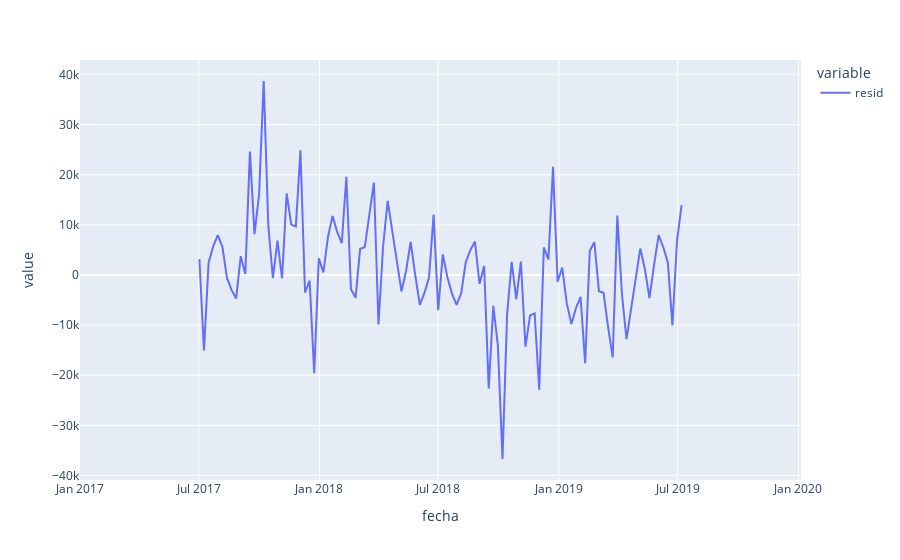

Notebook code cell kept with this figure:
### Code cell
grafico2 = px.line(result.resid)
grafico2.show()

### Figure 1 — Plotly figure (JSON) as saved in the notebook; plotly's stock layout.template omitted (floating-point values rounded to 4 significant figures; data arrays with more than 128 entries replaced by an {"elided": "..."} marker saying what was removed)
{"data": [{"hovertemplate": "variable=resid<br>fecha=%{x}<br>value=%{y}<extra></extra>", "legendgroup": "resid", "line": {"color": "#636efa", "dash": "solid"}, "marker": {"symbol": "circle"}, "mode": "lines", "name": "resid", "orientation": "v", "showlegend": true, "type": "scatter", "x": {"elided": "158 str values"}, "xaxis": "x", "y": {"elided": "158 float values"}, "yaxis": "y"}], "layout": {"legend": {"title": {"text": "variable"}, "tracegroupgap": 0}, "margin": {"t": 60}, "xaxis": {"anchor": "y", "domain": [0, 1], "title": {"text": "fecha"}}, "yaxis": {"anchor": "x", "domain": [0, 1], "title": {"text": "value"}}}}
